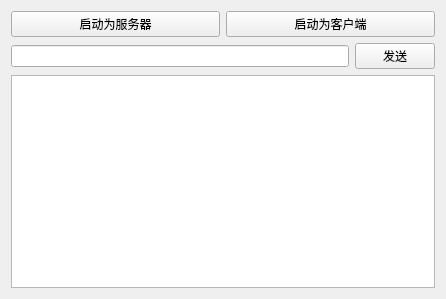
<?xml version="1.0" encoding="UTF-8"?>
<ui version="4.0">
 <class>Widget</class>
 <widget class="QWidget" name="Widget">
  <property name="geometry">
   <rect>
    <x>0</x>
    <y>0</y>
    <width>446</width>
    <height>299</height>
   </rect>
  </property>
  <property name="windowTitle">
   <string>Widget</string>
  </property>
  <layout class="QVBoxLayout" name="verticalLayout_2">
   <item>
    <layout class="QVBoxLayout" name="verticalLayout">
     <item>
      <layout class="QHBoxLayout" name="horizontalLayout">
       <item>
        <widget class="QPushButton" name="pushButton">
         <property name="text">
          <string>启动为服务器</string>
         </property>
        </widget>
       </item>
       <item>
        <widget class="QPushButton" name="pushButton_2">
         <property name="text">
          <string>启动为客户端</string>
         </property>
        </widget>
       </item>
      </layout>
     </item>
     <item>
      <layout class="QHBoxLayout" name="horizontalLayout_2">
       <item>
        <widget class="QLineEdit" name="lineEdit"/>
       </item>
       <item>
        <widget class="QPushButton" name="pushButton_3">
         <property name="text">
          <string>发送</string>
         </property>
        </widget>
       </item>
      </layout>
     </item>
     <item>
      <widget class="QTextEdit" name="textEdit"/>
     </item>
    </layout>
   </item>
  </layout>
 </widget>
 <layoutdefault spacing="6" margin="11"/>
 <resources/>
 <connections/>
</ui>
